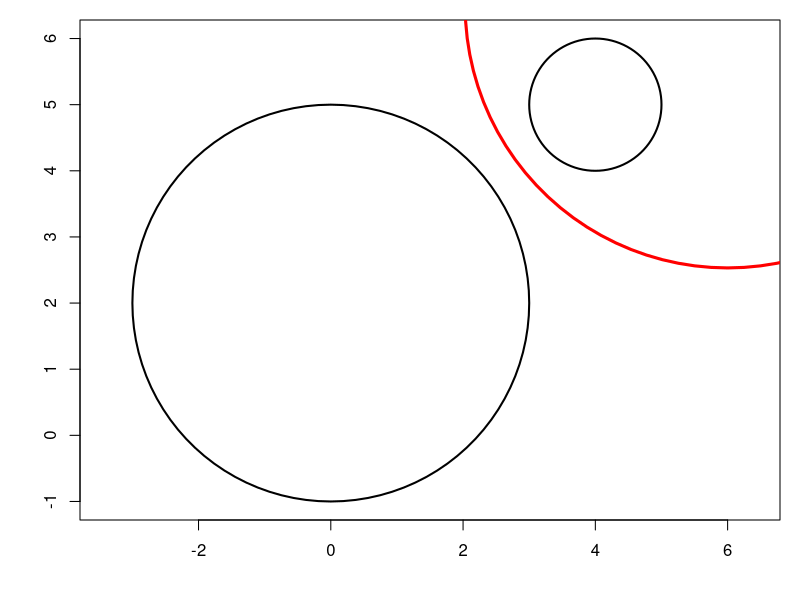
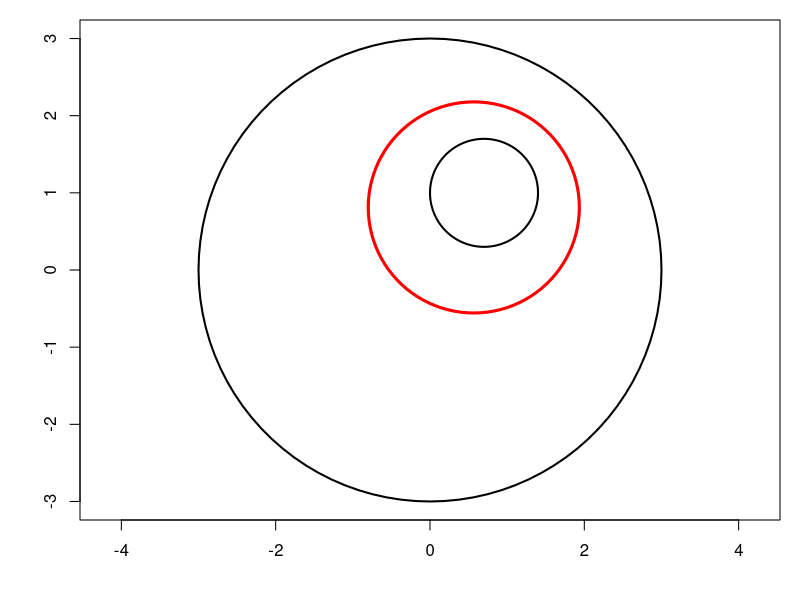
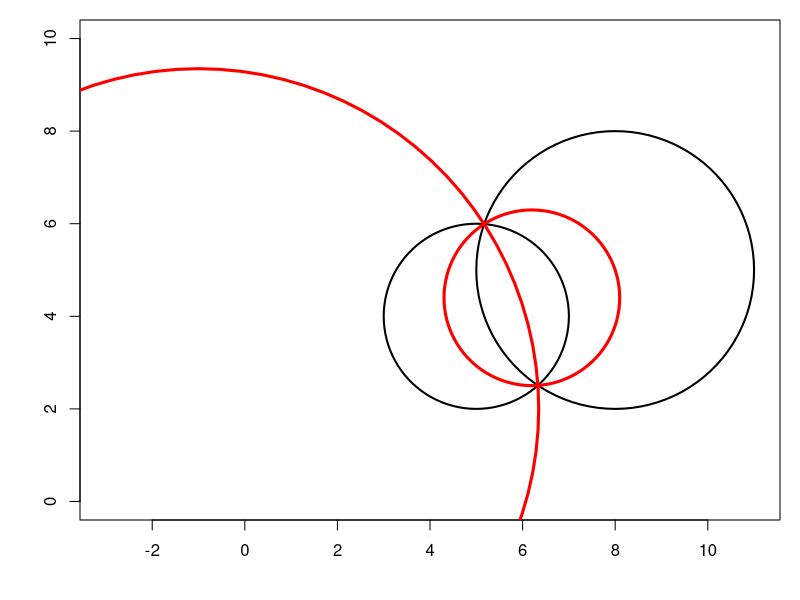
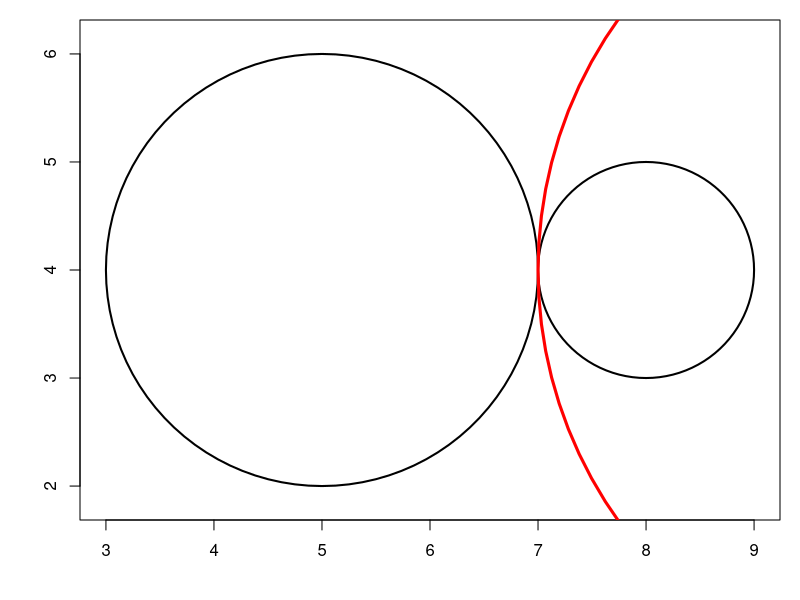

Here is the R script that generated these plots, in order:
## ---- chunk 1
knitr::opts_chunk$set(echo = TRUE, collapse = TRUE, 
                      fig.path = "figures/InversionSwappingCircles-")
## ---- chunk 2
invertCircle <- function(I, k, circle){
  O <- circle$center; r <- circle$radius
  d <- c(crossprod(O-I)) - r^2
  list(
    center = I + k/d*(O-I),
    radius = abs(k/d)*r
  )
}
# two congruent circles which do not intersect each other
C1 <- list(center = c(1,2), radius = 3)
C2 <- list(center = c(14,15), radius = 3)
# inversion which swaps the two circles
I <- (C1$center + C2$center) / 2
k <- -abs(c(crossprod(I-C2$center) - C2$radius^2))
# check
invertCircle(I, k, C1) # should be C2
invertCircle(I, k, C2) # should be C1
## ---- chunk 3
O1 <- c(0,2); r1 <- 3
O2 <- c(4,5); r2 <- 1
rho <- r1/r2
I <- O1 - rho/(1-rho)*(O2-O1)
k <- rho * abs(c(crossprod(I-O2))-r2^2)
library(plotrix)
opar <- par(mar = c(4,4,1,1))
plot(NULL, asp = 1, xlim = c(-3, 6), ylim = c(-1,6), 
     xlab = NA, ylab = NA)
draw.circle(O1[1], O1[2], r1, lwd = 2)
draw.circle(O2[1], O2[2], r2, lwd = 2)
draw.circle(I[1], I[2], sqrt(k), lwd = 3, border = "red")
# check
invertCircle(I, k, list(center=O1, radius=r1)) # should be C2
invertCircle(I, k, list(center=O2, radius=r2)) # should be C1
## ---- chunk 4
O1 <- c(0,0); r1 <- 3
O2 <- c(0.7,1); r2 <- 0.7
rho <- r1/r2
I <- O1 + rho/(1+rho)*(O2-O1)
k <- rho * abs(c(crossprod(I-O2))-r2^2)
opar <- par(mar = c(4,4,1,1))
plot(NULL, asp = 1, xlim = c(-3, 3), ylim = c(-3,3), 
     xlab = NA, ylab = NA)
draw.circle(O1[1], O1[2], r1, lwd = 2)
draw.circle(O2[1], O2[2], r2, lwd = 2)
draw.circle(I[1], I[2], sqrt(k), lwd = 3, border = "red")
# check
invertCircle(I, k, list(center=O1, radius=r1)) # should be C2
invertCircle(I, k, list(center=O2, radius=r2)) # should be C1
## ---- chunk 5
O1 <- c(5,4); r1 <- 2
O2 <- c(8,5); r2 <- 3
rho <- r1/r2
I1 <- O1 - rho/(1-rho)*(O2-O1)
k1 <- rho * abs(c(crossprod(I1-O2))-r2^2)
I2 <- O1 + rho/(1+rho)*(O2-O1)
k2 <- rho * abs(c(crossprod(I2-O2))-r2^2)
opar <- par(mar = c(4,4,1,1))
plot(NULL, asp = 1, xlim = c(-3, 11), ylim = c(2,8), 
     xlab = NA, ylab = NA)
draw.circle(O1[1], O1[2], r1, lwd = 2)
draw.circle(O2[1], O2[2], r2, lwd = 2)
draw.circle(I1[1], I1[2], sqrt(k1), lwd = 3, border = "red")
draw.circle(I2[1], I2[2], sqrt(k2), lwd = 3, border = "red")
# check
invertCircle(I1, k1, list(center=O1, radius=r1)) # should be C2
invertCircle(I1, k1, list(center=O2, radius=r2)) # should be C1
invertCircle(I2, k2, list(center=O1, radius=r1)) # should be C2
invertCircle(I2, k2, list(center=O2, radius=r2)) # should be C1
## ---- chunk 6
O1 <- c(5,4); r1 <- 2
O2 <- c(8,4); r2 <- 1
rho <- r1/r2
I <- O1 - rho/(1-rho)*(O2-O1)
k <- rho * abs(c(crossprod(I-O2))-r2^2)
opar <- par(mar = c(4,4,1,1))
plot(NULL, asp = 1, xlim = c(3, 9), ylim = c(2,6), 
     xlab = NA, ylab = NA)
draw.circle(O1[1], O1[2], r1, lwd = 2)
draw.circle(O2[1], O2[2], r2, lwd = 2)
draw.circle(I[1], I[2], sqrt(k), lwd = 3, border = "red")
# check
invertCircle(I, k, list(center=O1, radius=r1)) # should be C2
invertCircle(I, k, list(center=O2, radius=r2)) # should be C1
## ---- chunk 7
par(opar)
